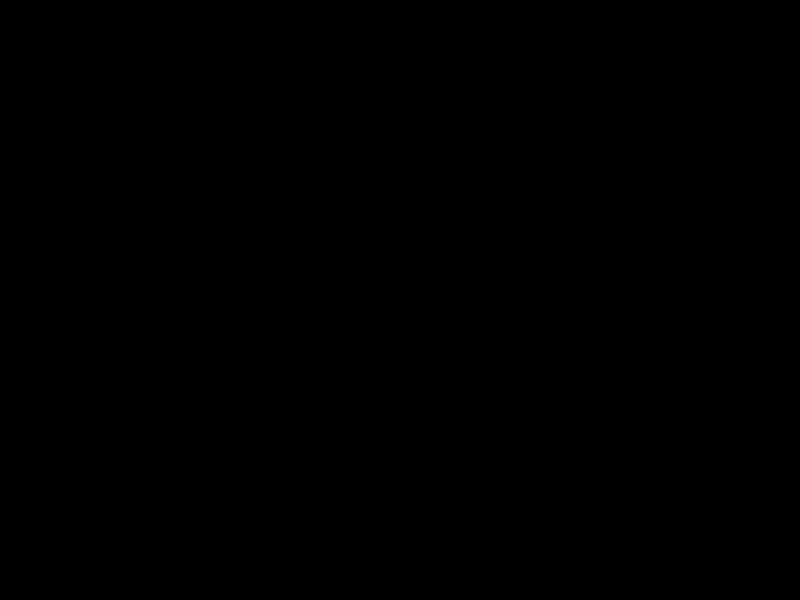
Frame 1 (no input)
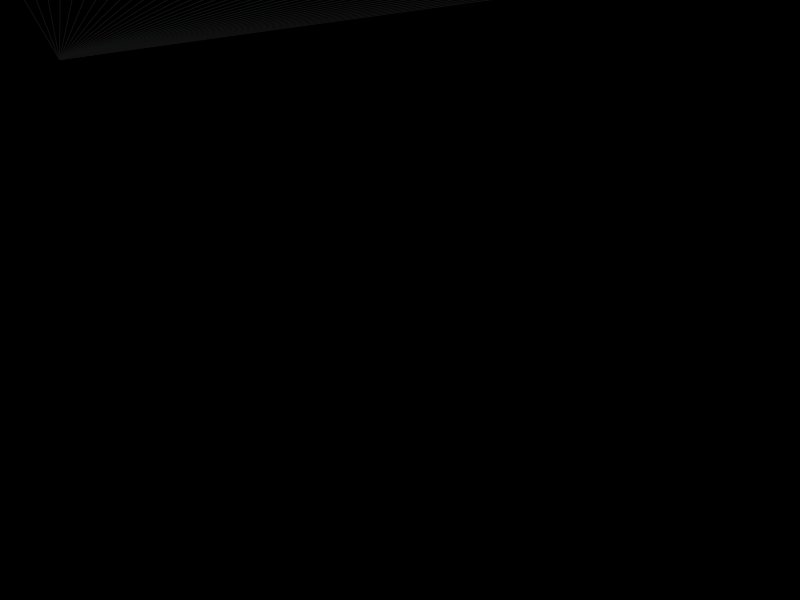
Frame 60 (the mouse pressed at the canvas centre just before this capture)
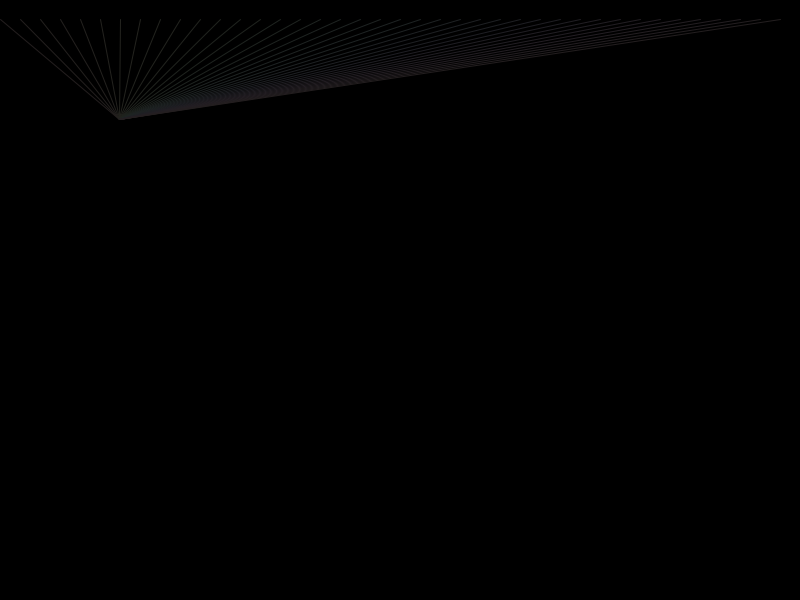
Frame 120 (the mouse held since frame 60 and released just before this capture)

The Processing sketch that drew these frames (run headless with seeded random() and noise(); from frame 60 on, the mouse is pressed at the canvas centre):

// Processing sketch: rainbow_lines
// ── rainbow_lines.pde

int z=0;
int dz = 1;
int a=0;
int da = 1;
int b=a-100;
void setup() {
  size(800, 600);
  frameRate(150);
  colorMode(HSB, 100);
}
void draw() {
  background(0);
  for (int x = 0; x < width; x+=20) {
    stroke(x/8, z/8, a/8);
    line(x, b, z, a);
  }
  int db=da;
  b = b+db;
  z=z+dz;
  a = a+da;
  if (z>width) {
    dz = -dz;
  }
  if (z<0) {
    dz = -dz;
  }

  if (a>height) {
    da = -da;
  }
  if (a<0) {
    da = -da;
  }
}
